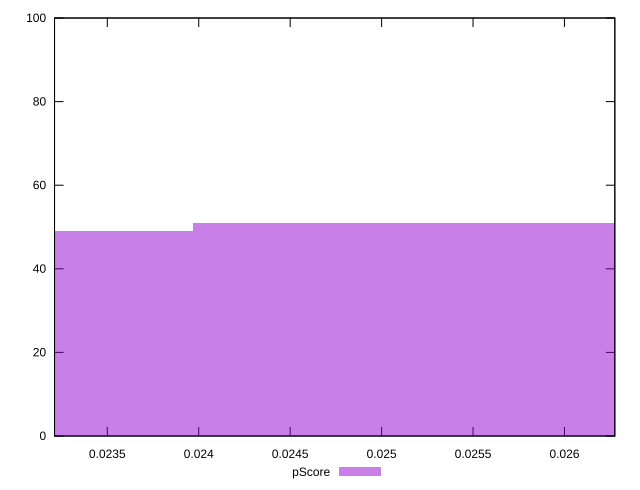

Reproduce this figure in gnuplot.
reset

$pScore <<EOF
0.022126228459454052 49
0.025813933202696395 51
EOF

set key outside below
set boxwidth 0.0036877047432423422
set xrange [0.023211505406845523:0.026275308060336677]
set yrange [0:100]
set trange [0:100]
set style fill transparent solid 0.5 noborder
set terminal svg size 640, 490 enhanced background rgb 'white'
set output "report_00019_2021-02-10T18-14-37.922Z//uses-long-cache-ttl/samples/pages/pScore/histogram.svg"

plot $pScore title "pScore" with boxes

reset
